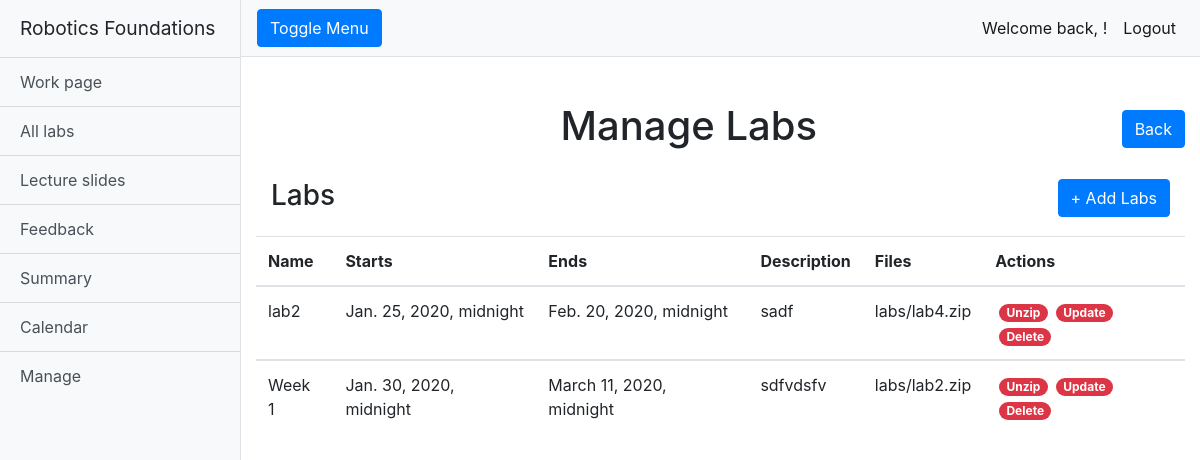
Page /rfwa/manage_labs/ (signed in) on the committed database.
### rfwa/models.py (models this page shows, shortened)
class Lab(models.Model):
    name = models.CharField(max_length=128)
    description = models.TextField(max_length=2048)
    open_Date = models.DateTimeField(timezone.now())
    close_Date = models.DateTimeField(timezone.now())
    lab_Files = models.FileField(upload_to='labs/')
    slug = models.SlugField(primary_key=True, blank=True)

### rfwa/views.py (the view)
# urls.py: path("manage_labs/", views.manage_labs, name="manage_labs"),
@login_required
def manage_labs(request):
    if request.user.is_superuser:
        labs = Lab.objects.order_by('open_Date')
    return render(request, "rfwa/manage_labs.html", {'labs': labs})

### templates/rfwa/manage_labs.html (shortened to what this page needs)
{% extends "rfwa/base.html" %}
{% load static %}
{% block extra_head %}
<link href="{% static 'css/manage_page.css' %}" rel="stylesheet">
{% endblock %}
{% block body_block %}
{% if user.is_superuser %}
<div class="container-fluid">
    <div class="row">
        <h1 class="col-12 text-center mt-4">Manage Labs <a class="rightside" href="/rfwa/manage/"><button type="button"
                    class="btn btn-primary">Back</button></a></h1>
    </div>
    <div class="table-group">
        <div class="title-group">
            <h1 class="col-12 text-left table-header">Labs
                <a class="rightside" href="{% url 'add_lab'%}"><button type="button" class="btn btn-primary">+ Add
                        Labs</button></a>
            </h1>
        </div>
        <table class="table table-hover">
            {% if labs %}
            <thead>
                <tr>
                    <th scope="col">Name</th>
                    <th scope="col">Starts</th>
                    <th scope="col">Ends</th>
                    <th scope="col">Description</th>
                    <th scope="col">Files</th>
                    <th scope="col">Actions</th>
                </tr>
            </thead>
            {% for lab in labs %}
            <tbody>
                <tr>
                    <td>{{lab.name}}</td>
                    <td>{{lab.open_Date}}</td>
                    <td>{{lab.close_Date}}</td>
                    <td>{{lab.description}}</td>
                    <td>{{lab.lab_Files}}</td>
                    <td>
                        <a class="btn-link text-white badge badge-danger badge-pill ml-1"
                            href="{% url  'unzip_lab' lab.slug %}"
                            onclick="return confirm('Are you sure you wish to unzip {{ lab.name }}?')">Unzip</a>
                        <a class="btn-link text-white badge badge-danger badge-pill ml-1"
                            href="{% url  'update_lab' lab.slug %}"
                            onclick="return confirm('Do you sure you wish to update {{ lab.name }}?')">Update</a>
                        <a class="btn-link text-white badge badge-danger badge-pill ml-1"
                            href="{% url  'delete_lab' lab.slug %}"
                            onclick="return confirm('Are you sure you wish to delete {{ lab.name }}?')">Delete</a>
                    </td>
                </tr>
            </tbody>
            {% endfor %}
            {% else %}
            <h3 class="text-center mt-3">There are no labs uploaded.</h3>
            {% endif %}
        </table>
    </div>
</div>
{% endif %}
{% endblock %}

### static/css/simple-sidebar.css (style rules this page uses)
body { overflow-x: hidden; }

### static/css/override.css (style rules this page uses)
.mt-4 { text-align: center; vertical-align: middle; line-height: 90px; }

### static/css/manage_page.css (style rules this page uses)
.title-group { padding-bottom: 15px; }
.table-header { font-size: 1.75rem; }
.rightside { float: right; }

### rows in the picture
Lab: name "lab2", open_Date "Jan. 25, 2020, midnight", close_Date "Feb. 20, 2020, midnight", description "sadf", lab_Files "labs/lab4.zip"
Lab: name "Week 1", open_Date "Jan. 30, 2020, midnight", close_Date "March 11, 2020, midnight", description "sdfvdsfv", lab_Files "labs/lab2.zip"
